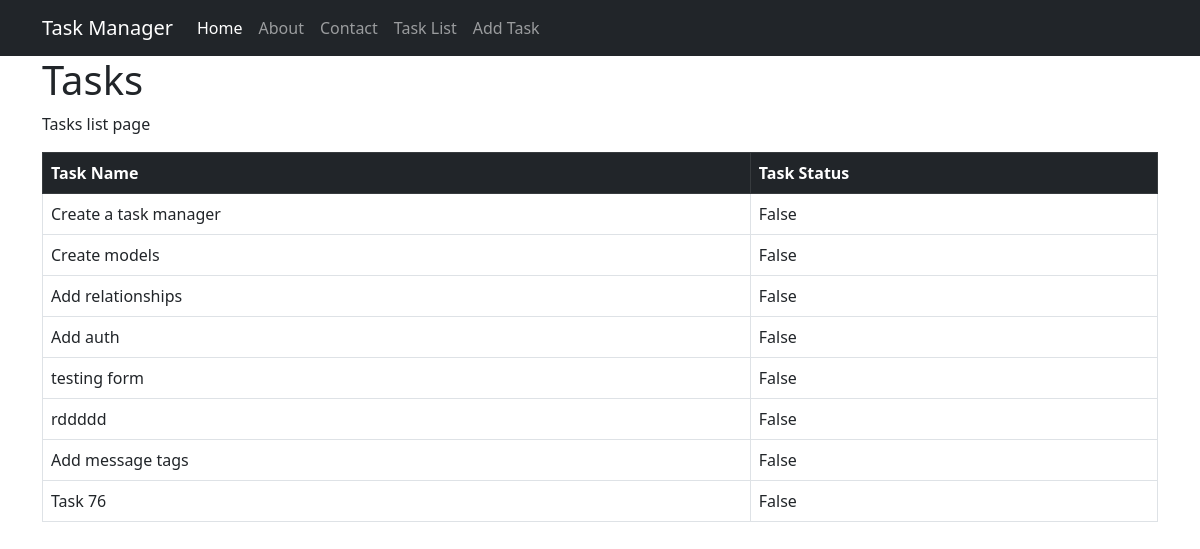
The app's page /tasks/tasks/ with its own data.
### task_list/models.py (models this page shows, shortened)
class Task(models.Model):
    title = models.CharField(max_length=200)
    completed = models.BooleanField(default=False, blank=True, null=True)

### task_list/views.py (the view)
# urls.py: path('tasks/', views.tasks, name='tasks'),
def tasks(request):
    all_tasks = Task.objects.all()
    context = {
        'tasks': all_tasks
    }
    return render(request, 'tasks.html', context)

### task_list/templates/tasks.html
{% extends 'base.html' %} {% block content %}
<h1>Tasks</h1>
<p>Tasks list page</p>
<table class="table table-responsive table-bordered table-hover">
  <thead class='table-dark'>
    <tr>
        <th scope="col">Task Name</th>
        <th scope="col">Task Status</th>
    </tr>
  </thead>
  <tbody>
    {% for task in tasks %}
    <tr>
      <td>{{ task.title }}</td>
      <td>{{ task.completed }}</td>
    </tr>
    {% endfor %}
  </tbody>
</table>
{% endblock %} {% block title%} Task List {% endblock %}

### templates/base.html (shortened to what this page needs)
{% load static%}
<!DOCTYPE html>
<html lang="en">
  <head>
    <link
      href="https://cdn.jsdelivr.net/npm/bootstrap@5.2.3/dist/css/bootstrap.min.css"
      rel="stylesheet"
    />
  </head>
  <body>
    <nav class="navbar navbar-expand-lg bg-dark navbar-dark">
      <div class="container">
        <a class="navbar-brand" href="#">
            Task Manager
        </a>
        <div class="collapse navbar-collapse" id="navbarSupportedContent">
          <ul class="navbar-nav me-auto mb-2 mb-lg-0">
            <li class="nav-item">
              <a
                class="nav-link active"
                aria-current="page"
                href="{%url 'home'%}"
                >Home</a
              >
            </li>
            <li class="nav-item">
              <a class="nav-link" href="{%url 'about' %}">About</a>
            </li>
            <li class="nav-item">
              <a class="nav-link" href="{% url 'contact' %}">Contact</a>
            </li>
            <li class="nav-item">
              <a class="nav-link" href="{% url 'tasks' %}">Task List</a>
            </li>
              <li class="nav-item">
              <a class="nav-link" href="{% url 'task_add' %}">Add Task</a>
            </li>
          </ul>
        </div>
      </div>
    </nav>
    <div class="container">{% block content %} {% endblock content %}</div>
  </body>
</html>

### records on screen
Task: title "Create a task manager", completed "False"
Task: title "Create models", completed "False"
Task: title "Add relationships", completed "False"
Task: title "Add auth", completed "False"
Task: title "testing form", completed "False"
Task: title "rddddd", completed "False"
Task: title "Add message tags", completed "False"
Task: title "Task 76", completed "False"
